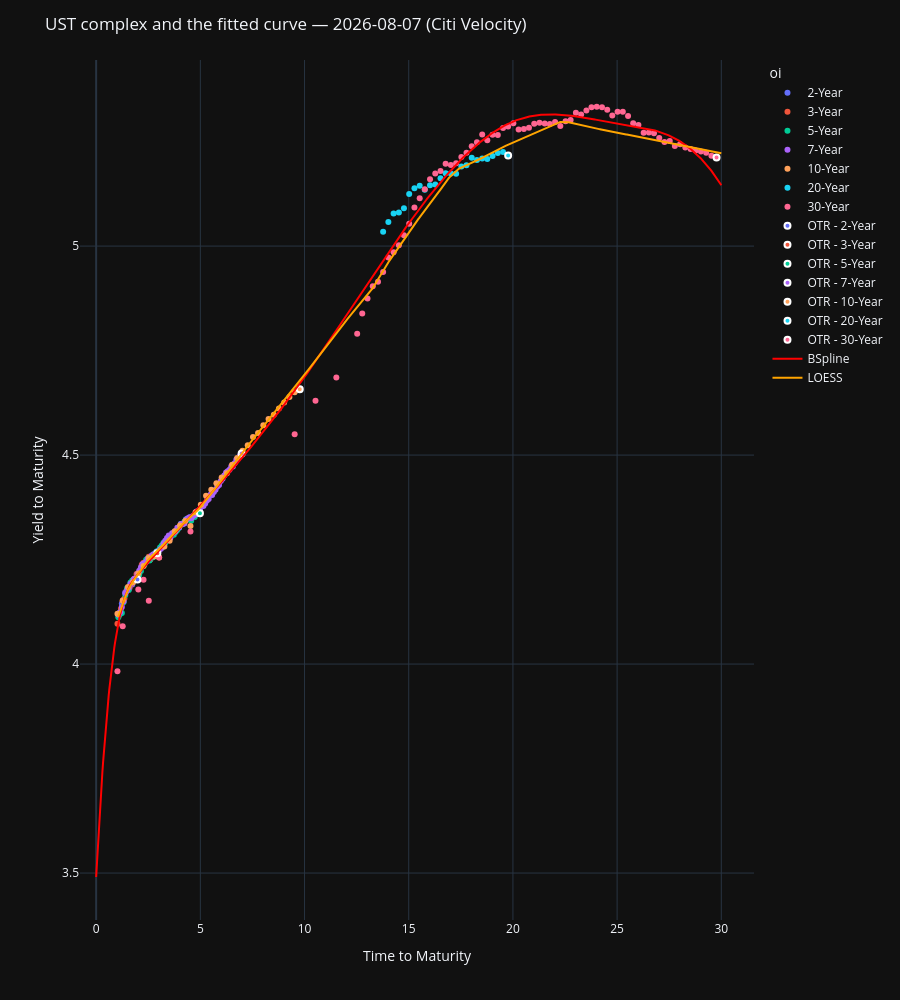

Notebook source saved alongside this figure:
### Markdown cell above
## 1. The curve, and the spline the richness is measured against

**The spline is fitted on Citi Velocity's own yields**, pulled through the CVSNAP path
(`citi_curve_quotes`). Three reasons this is the better input, all measured rather than assumed:

* **It is the vendor's own mark, not a re-derivation.** Citi publishes `YIELD` per ISIN; the
  alternative re-solves a yield from a FedInvest clean price through QuantLib, adding a second
  place for conventions to disagree. Where both work they agree to **0.60bp median, 1.04bp p95**.
* **The FedInvest path is not reliable on recent dates.** Running the previous version of this cell
  unchanged: 2025-06-16, 2025-11-14 and 2026-01-02 give 290/291/292 sane yields out of 290/291/292,
  but **2026-07-10 gives 0 of 295** and **2026-08-07 gives 7 of 295** — medians of 1172 and 1433
  percent. Nothing raises; the spline just fits to noise. (The backtest range ends 2026-01-02 and is
  unaffected, which is why the port's numbers stand.)
* **It runs offline.** No Excel, no add-in, no sign-in — `citi_curve_quotes` resolves from the
  Velocity disk cache. It reads the wire only when the cache is cold.

`citi_curve_quotes` returns `(frame, report)` and the report is worth reading every time: it names
every bond dropped and why, because on this data what fell out is usually the interesting part.

### Code cell
as_of = datetime.date(2026, 8, 7)

ref_df = (
    usts_mdp.get_bond_reference_data(as_of_date=as_of)
    .drop(columns=["record_date"])
    .rename(columns={"label": "ust_label"})
)
ref_df = ref_df[ref_df["ttm"] >= 1]

# Citi's own yields. `exclude_ranks` drops the on-the-runs, matching the backtest universe: their
# specialness in repo is not priced by a GC hurdle, so a rich OTR is not a tradeable richness.
# Note the fit set and the DISPLAY set differ deliberately — the OTRs are plotted, just not fitted.
market_df, snap_report = citi_curve_quotes(
    pd.Timestamp(as_of), ref_df, exclude_ranks=(), values=("YIELD", "PRICE", "DURATION"),
)
fit_df, fit_report = citi_curve_quotes(
    pd.Timestamp(as_of), ref_df, exclude_ranks=(0, 1, 2), values=("YIELD",),
)
market_df = market_df.rename(columns={"yield": "ytm", "duration": "mdur"})

for k, v in fit_report.items():
    print(f"  {k:22s} {v}")

# The spline build from usts_rv.ipynb — same knots, same call, Citi's yields underneath.
ytm_bspline = GeneralCurveInterpolator(x=fit_df["ttm"].to_list(), y=fit_df["yield"].to_list()) \
    .b_spline_with_knots_interpolation(knots=[2, 3, 5, 7, 10, 20, 25], k=3, return_func=True)
ytm_loess = GeneralCurveInterpolator(x=fit_df["ttm"].to_list(), y=fit_df["yield"].to_list()) \
    .loess_interpolation(frac=0.15, it=50, delta=0, return_func=True)

plot_usts(
    curve_set_df=market_df,
    ttm_col="ttm",
    ytm_col="ytm",
    label_col="oi",
    cusip_col="cusip",
    hover_data=[c for c in ("ust_label", "cpn", "rank", "maturity_date", "mdur") if c in market_df.columns],
    splines=[(ytm_bspline, "BSpline", "red"), (ytm_loess, "LOESS", "orange")],
    title=f"UST complex and the fitted curve — {as_of} (Citi Velocity)",
)

### Figure 1 — Plotly figure (JSON) as saved in the notebook; plotly's stock layout.template omitted (floating-point values rounded to 4 significant figures; data arrays with more than 128 entries replaced by an {"elided": "..."} marker saying what was removed)
{"data": [{"customdata": [["T 3 3/8 Nov 27", 3.375, 7, "2027-11-30", 1.255], ["T 3 3/8 Dec 27", 3.375, 6, "2027-12-31", 1.336], ["T 3 3/8 Feb 28", 3.375, 5, "2028-02-29", 1.477], ["T 3 7/8 Mar 28", 3.875, 4, "2028-03-31", 1.55], ["T 4 May 28", 4.0, 2, "2028-05-31", 1.712], ["T 4 1/8 Jun 28", 4.125, 1, "2028-06-30", 1.791], ["T 3 3/4 Apr 28", 3.75, 3, "2028-04-30", 1.634], ["T 3 5/8 Aug 27", 3.625, 10, "2027-08-31", 1.01], ["T 3 1/2 Sep 27", 3.5, 9, "2027-09-30", 1.091], ["T 3 1/2 Oct 27", 3.5, 8, "2027-10-31", 1.173]], "hovertemplate": "plot_group=2-Year<br>ttm=%{x}<br>ytm=%{y}<br>ust_label=%{customdata[0]}<br>cpn=%{customdata[1]}<br>rank=%{customdata[2]}<br>maturity_date=%{customdata[3]}<br>mdur=%{customdata[4]}<extra></extra>", "legendgroup": "2-Year", "marker": {"color": "#636efa", "symbol": "circle"}, "mode": "markers", "name": "2-Year", "orientation": "v", "showlegend": true, "type": "scatter", "x": [1.315, 1.4, 1.564, 1.649, 1.815, 1.897, 1.731, 1.066, 1.148, 1.233], "xaxis": "x", "y": [4.153, 4.172, 4.179, 4.191, 4.203, 4.204, 4.19, 4.12, 4.123, 4.145], "yaxis": "y"}, {"customdata": [["T 3 7/8 Mar 28", 3.875, 16, "2028-03-15", 1.51], ["T 4 1/4 Jan 28", 4.25, 18, "2028-01-15", 1.37], ["T 3 3/4 Apr 28", 3.75, 15, "2028-04-15", 1.592], ["T 3 7/8 Jun 28", 3.875, 13, "2028-06-15", 1.754], ["T 3 3/4 May 28", 3.75, 14, "2028-05-15", 1.674], ["T 3 1/2 Dec 28", 3.5, 7, "2028-12-15", 2.215], ["T 3 1/2 Jan 29", 3.5, 6, "2029-01-15", 2.295], ["T 3 1/2 Nov 28", 3.5, 8, "2028-11-15", 2.133], ["T 3 1/2 Oct 28", 3.5, 9, "2028-10-15", 2.051], ["T 3 3/8 Sep 28", 3.375, 10, "2028-09-15", 1.974], ["T 3 5/8 Aug 28", 3.625, 11, "2028-08-15", 1.886], ["T 3 1/2 Feb 29", 3.5, 5, "2029-02-15", 2.336], ["T 3 1/2 Mar 29", 3.5, 4, "2029-03-15", 2.419], ["T 4 1/8 Jun 29", 4.125, 1, "2029-06-15", 2.643], ["T 3 7/8 May 29", 3.875, 2, "2029-05-15", 2.569], ["T 3 7/8 Apr 29", 3.875, 3, "2029-04-15", 2.487], ["T 3 3/8 Sep 27", 3.375, 22, "2027-09-15", 1.051], ["T 4 1/4 Feb 28", 4.25, 17, "2028-02-15", 1.423], ["T 3 7/8 Jul 28", 3.875, 12, "2028-07-15", 1.834], ["T 4 Dec 27", 4.0, 19, "2027-12-15", 1.291], ["T 3 7/8 Oct 27", 3.875, 21, "2027-10-15", 1.129], ["T 4 1/8 Nov 27", 4.125, 20, "2027-11-15", 1.208], ["T 3 3/4 Aug 27", 3.75, 23, "2027-08-15", 0.9665]], "hovertemplate": "plot_group=3-Year<br>ttm=%{x}<br>ytm=%{y}<br>ust_label=%{customdata[0]}<br>cpn=%{customdata[1]}<br>rank=%{customdata[2]}<br>maturity_date=%{customdata[3]}<br>mdur=%{customdata[4]}<extra></extra>", "legendgroup": "3-Year", "marker": {"color": "#EF553B", "symbol": "circle"}, "mode": "markers", "name": "3-Year", "orientation": "v", "showlegend": true, "type": "scatter", "x": [1.605, 1.441, 1.69, 1.856, 1.772, 2.356, 2.441, 2.274, 2.19, 2.108, 2.023, 2.526, 2.603, 2.855, 2.77, 2.688, 1.107, 1.526, 1.938, 1.356, 1.189, 1.274, 1.022], "xaxis": "x", "y": [4.182, 4.173, 4.191, 4.205, 4.201, 4.243, 4.25, 4.242, 4.238, 4.223, 4.217, 4.257, 4.25, 4.265, 4.259, 4.26, 4.117, 4.18, 4.215, 4.157, 4.132, 4.151, 4.097], "yaxis": "y"}, {"customdata": {"elided": "46x5 mixed values"}, "hovertemplate": "plot_group=5-Year<br>ttm=%{x}<br>ytm=%{y}<br>ust_label=%{customdata[0]}<br>cpn=%{customdata[1]}<br>rank=%{customdata[2]}<br>maturity_date=%{customdata[3]}<br>mdur=%{customdata[4]}<extra></extra>", "legendgroup": "5-Year", "marker": {"color": "#00cc96", "symbol": "circle"}, "mode": "markers", "name": "5-Year", "orientation": "v", "showlegend": true, "type": "scatter", "x": [2.315, 2.067, 1.982, 3.814, 4.233, 4.485, 2.149, 2.485, 2.4, 4.315, 4.066, 3.981, 3.485, 3.066, 3.148, 3.233, 3.315, 3.4, 2.896, 2.814, 2.981, 2.562, 4.4, 4.647, 4.562, 1.897, 1.815, 1.649, 2.233, 3.896, 3.647, 3.729, 4.148, 4.729, 4.814, 1.148, 4.896, 2.729, 2.647, 1.731, 1.485, 1.564, 1.4, 1.315, 1.233, 1.066], "xaxis": "x", "y": [4.238, 4.214, 4.206, 4.316, 4.341, 4.351, 4.222, 4.253, 4.25, 4.346, 4.335, 4.326, 4.302, 4.279, 4.283, 4.29, 4.29, 4.297, 4.269, 4.265, 4.272, 4.248, 4.346, 4.353, 4.343, 4.204, 4.2, 4.195, 4.233, 4.321, 4.309, 4.309, 4.335, 4.352, 4.359, 4.12, 4.361, 4.256, 4.255, 4.2, 4.181, 4.177, 4.165, 4.148, 4.122, 4.112], "yaxis": "y"}, {"customdata": {"elided": "71x5 mixed values"}, "hovertemplate": "plot_group=7-Year<br>ttm=%{x}<br>ytm=%{y}<br>ust_label=%{customdata[0]}<br>cpn=%{customdata[1]}<br>rank=%{customdata[2]}<br>maturity_date=%{customdata[3]}<br>mdur=%{customdata[4]}<extra></extra>", "legendgroup": "7-Year", "marker": {"color": "#ab63fa", "symbol": "circle"}, "mode": "markers", "name": "7-Year", "orientation": "v", "showlegend": true, "type": "scatter", "x": [1.731, 1.649, 4.647, 4.4, 3.233, 3.4, 2.981, 3.148, 3.896, 4.066, 3.315, 3.066, 1.897, 2.4, 4.729, 4.562, 4.233, 4.485, 3.729, 3.647, 4.315, 4.148, 2.729, 3.814, 2.896, 2.647, 3.981, 3.562, 5.315, 5.4, 6.647, 6.562, 1.485, 1.564, 1.815, 2.067, 1.4, 1.315, 2.233, 2.562, 2.485, 1.982, 2.149, 2.315, 2.814, 3.485, 6.067, 6.149, 1.148, 1.066, 6.315, 6.233, 6.4, 6.485, 1.233, 5.897, 5.731, 5.815, 6.896, 5.148, 5.485, 5.066, 4.981, 5.233, 5.982, 5.649, 5.564, 6.729, 6.814, 4.814, 4.896], "xaxis": "x", "y": [4.196, 4.192, 4.354, 4.349, 4.288, 4.302, 4.269, 4.278, 4.326, 4.335, 4.295, 4.274, 4.205, 4.245, 4.357, 4.349, 4.336, 4.351, 4.314, 4.313, 4.345, 4.335, 4.262, 4.318, 4.268, 4.258, 4.327, 4.302, 4.391, 4.395, 4.481, 4.473, 4.176, 4.183, 4.204, 4.223, 4.17, 4.149, 4.239, 4.253, 4.253, 4.215, 4.232, 4.241, 4.259, 4.307, 4.444, 4.451, 4.124, 4.118, 4.461, 4.458, 4.465, 4.473, 4.137, 4.429, 4.417, 4.425, 4.498, 4.378, 4.405, 4.378, 4.37, 4.384, 4.438, 4.412, 4.405, 4.489, 4.491, 4.365, 4.366], "yaxis": "y"}, {"customdata": {"elided": "35x5 mixed values"}, "hovertemplate": "plot_group=10-Year<br>ttm=%{x}<br>ytm=%{y}<br>ust_label=%{customdata[0]}<br>cpn=%{customdata[1]}<br>rank=%{customdata[2]}<br>maturity_date=%{customdata[3]}<br>mdur=%{customdata[4]}<extra></extra>", "legendgroup": "10-Year", "marker": {"color": "#FFA15A", "symbol": "circle"}, "mode": "markers", "name": "10-Year", "orientation": "v", "showlegend": true, "type": "scatter", "x": [1.022, 1.526, 9.022, 9.274, 9.526, 2.526, 4.526, 4.274, 3.77, 4.022, 2.77, 3.022, 3.274, 3.526, 1.772, 2.023, 2.274, 8.526, 7.274, 7.526, 8.77, 5.274, 5.022, 4.77, 7.77, 8.022, 8.274, 6.526, 6.77, 7.022, 6.023, 5.526, 5.772, 6.274, 1.274], "xaxis": "x", "y": [4.121, 4.184, 4.626, 4.639, 4.65, 4.253, 4.33, 4.342, 4.317, 4.332, 4.257, 4.255, 4.281, 4.295, 4.195, 4.216, 4.235, 4.597, 4.524, 4.543, 4.612, 4.403, 4.381, 4.363, 4.553, 4.571, 4.586, 4.477, 4.493, 4.511, 4.447, 4.417, 4.432, 4.457, 4.152], "yaxis": "y"}, {"customdata": [["T 1 1/8 May 40", 1.125, 24, "2040-05-15", 12.07], ["T 1 1/8 Aug 40", 1.125, 23, "2040-08-15", 12.2], ["T 4 1/2 Feb 44", 4.5, 9, "2044-02-15", 11.47], ["T 4 5/8 May 44", 4.625, 8, "2044-05-15", 11.65], ["T 3 7/8 May 43", 3.875, 12, "2043-05-15", 11.65], ["T 3 7/8 Feb 43", 3.875, 13, "2043-02-15", 11.41], ["T 4 3/8 Aug 43", 4.375, 11, "2043-08-15", 11.34], ["T 4 3/4 Nov 43", 4.75, 10, "2043-11-15", 11.39], ["T 1 3/8 Nov 40", 1.375, 22, "2040-11-15", 12.19], ["T 1 3/4 Aug 41", 1.75, 19, "2041-08-15", 12.24], ["T 1 7/8 Feb 41", 1.875, 21, "2041-02-15", 11.82], ["T 2 1/4 May 41", 2.25, 20, "2041-05-15", 11.75], ["T 2 Nov 41", 2.0, 18, "2041-11-15", 12.25], ["T 2 3/8 Feb 42", 2.375, 17, "2042-02-15", 11.97], ["T 3 1/4 May 42", 3.25, 16, "2042-05-15", 11.57], ["T 3 3/8 Aug 42", 3.375, 15, "2042-08-15", 11.49], ["T 4 1/8 Aug 44", 4.125, 7, "2044-08-15", 11.88], ["T 4 7/8 Aug 45", 4.875, 3, "2045-08-15", 11.85], ["T 4 3/4 Feb 45", 4.75, 5, "2045-02-15", 11.73], ["T 5 May 45", 5.0, 4, "2045-05-15", 11.84], ["T 4 5/8 Nov 45", 4.625, 2, "2045-11-15", 12.22], ["T 4 5/8 Feb 46", 4.625, 1, "2046-02-15", 12.16], ["T 4 Nov 42", 4.0, 14, "2042-11-15", 11.36], ["T 4 5/8 Nov 44", 4.625, 6, "2044-11-15", 11.84]], "hovertemplate": "plot_group=20-Year<br>ttm=%{x}<br>ytm=%{y}<br>ust_label=%{customdata[0]}<br>cpn=%{customdata[1]}<br>rank=%{customdata[2]}<br>maturity_date=%{customdata[3]}<br>mdur=%{customdata[4]}<extra></extra>", "legendgroup": "20-Year", "marker": {"color": "#19d3f3", "symbol": "circle"}, "mode": "markers", "name": "20-Year", "orientation": "v", "showlegend": true, "type": "scatter", "x": [13.77, 14.02, 17.53, 17.77, 16.77, 16.53, 17.02, 17.27, 14.27, 15.02, 14.53, 14.77, 15.27, 15.53, 15.77, 16.02, 18.02, 19.02, 18.53, 18.77, 19.27, 19.53, 16.27, 18.27], "xaxis": "x", "y": [5.034, 5.058, 5.19, 5.194, 5.174, 5.163, 5.174, 5.173, 5.078, 5.125, 5.08, 5.091, 5.138, 5.144, 5.135, 5.146, 5.212, 5.216, 5.21, 5.209, 5.223, 5.225, 5.147, 5.206], "yaxis": "y"}, {"customdata": {"elided": "79x5 mixed values"}, "hovertemplate": "plot_group=30-Year<br>ttm=%{x}<br>ytm=%{y}<br>ust_label=%{customdata[0]}<br>cpn=%{customdata[1]}<br>rank=%{customdata[2]}<br>maturity_date=%{customdata[3]}<br>mdur=%{customdata[4]}<extra></extra>", "legendgroup": "30-Year", "marker": {"color": "#FF6692", "symbol": "circle"}, "mode": "markers", "name": "30-Year", "orientation": "v", "showlegend": true, "type": "scatter", "x": [24.53, 28.27, 28.02, 27.27, 27.02, 27.77, 27.53, 11.53, 12.53, 12.77, 13.02, 13.27, 13.53, 13.77, 14.02, 28.53, 2.274, 2.526, 3.022, 1.274, 4.526, 24.77, 10.53, 14.53, 14.77, 15.27, 15.02, 16.02, 9.526, 15.77, 15.53, 26.27, 26.02, 25.77, 25.53, 25.27, 25.02, 26.77, 26.53, 16.53, 16.77, 17.27, 17.02, 18.02, 14.27, 17.77, 17.53, 19.53, 19.77, 20.27, 20.02, 19.02, 19.27, 18.77, 16.27, 18.53, 18.27, 24.27, 24.02, 23.77, 23.53, 23.27, 23.02, 22.77, 22.53, 22.27, 22.02, 21.77, 21.53, 21.27, 21.02, 20.77, 20.53, 2.023, 28.77, 29.02, 29.27, 29.53, 1.022], "xaxis": "x", "y": [5.326, 5.236, 5.243, 5.249, 5.259, 5.239, 5.252, 4.686, 4.79, 4.838, 4.875, 4.904, 4.915, 4.938, 4.973, 5.232, 4.202, 4.151, 4.255, 4.09, 4.317, 5.312, 4.63, 5.002, 5.026, 5.092, 5.054, 5.16, 4.55, 5.136, 5.114, 5.271, 5.29, 5.294, 5.311, 5.322, 5.322, 5.27, 5.272, 5.179, 5.197, 5.198, 5.194, 5.239, 4.985, 5.223, 5.213, 5.282, 5.286, 5.279, 5.294, 5.266, 5.266, 5.253, 5.174, 5.267, 5.249, 5.332, 5.333, 5.332, 5.324, 5.315, 5.319, 5.302, 5.298, 5.288, 5.297, 5.292, 5.293, 5.295, 5.293, 5.283, 5.28, 4.178, 5.229, 5.226, 5.224, 5.216, 3.983], "yaxis": "y"}, {"customdata": [["T 4 1/4 Jul 28", 4.25, 0, "2028-07-31", 1.872]], "hovertemplate": "oi=OTR - 2-Year<br>ttm=%{x}<br>ytm=%{y}<br>ust_label=%{customdata[0]}<br>cpn=%{customdata[1]}<br>rank=%{customdata[2]}<br>maturity_date=%{customdata[3]}<br>mdur=%{customdata[4]}<extra></extra>", "legendgroup": "OTR - 2-Year", "marker": {"color": "#636efa", "line": {"color": "white", "width": 2}, "symbol": "circle"}, "mode": "markers", "name": "OTR - 2-Year", "orientation": "v", "showlegend": true, "type": "scatter", "x": [1.982], "xaxis": "x", "y": [4.203], "yaxis": "y"}, {"customdata": [["T 4 1/8 Jul 29", 4.125, 0, "2029-07-15", 2.723]], "hovertemplate": "oi=OTR - 3-Year<br>ttm=%{x}<br>ytm=%{y}<br>ust_label=%{customdata[0]}<br>cpn=%{customdata[1]}<br>rank=%{customdata[2]}<br>maturity_date=%{customdata[3]}<br>mdur=%{customdata[4]}<extra></extra>", "legendgroup": "OTR - 3-Year", "marker": {"color": "#EF553B", "line": {"color": "white", "width": 2}, "symbol": "circle"}, "mode": "markers", "name": "OTR - 3-Year", "orientation": "v", "showlegend": true, "type": "scatter", "x": [2.937], "xaxis": "x", "y": [4.265], "yaxis": "y"}, {"customdata": [["T 4 3/8 Jul 31", 4.375, 0, "2031-07-31", 4.421]], "hovertemplate": "oi=OTR - 5-Year<br>ttm=%{x}<br>ytm=%{y}<br>ust_label=%{customdata[0]}<br>cpn=%{customdata[1]}<br>rank=%{customdata[2]}<br>maturity_date=%{customdata[3]}<br>mdur=%{customdata[4]}<extra></extra>", "legendgroup": "OTR - 5-Year", "marker": {"color": "#00cc96", "line": {"color": "white", "width": 2}, "symbol": "circle"}, "mode": "markers", "name": "OTR - 5-Year", "orientation": "v", "showlegend": true, "type": "scatter", "x": [4.981], "xaxis": "x", "y": [4.361], "yaxis": "y"}, {"customdata": [["T 4 3/8 Jul 33", 4.375, 0, "2033-07-31", 5.94]], "hovertemplate": "oi=OTR - 7-Year<br>ttm=%{x}<br>ytm=%{y}<br>ust_label=%{customdata[0]}<br>cpn=%{customdata[1]}<br>rank=%{customdata[2]}<br>maturity_date=%{customdata[3]}<br>mdur=%{customdata[4]}<extra></extra>", "legendgroup": "OTR - 7-Year", "marker": {"color": "#ab63fa", "line": {"color": "white", "width": 2}, "symbol": "circle"}, "mode": "markers", "name": "OTR - 7-Year", "orientation": "v", "showlegend": true, "type": "scatter", "x": [6.981], "xaxis": "x", "y": [4.504], "yaxis": "y"}, {"customdata": [["T 4 3/8 May 36", 4.375, 0, "2036-05-15", 7.764]], "hovertemplate": "oi=OTR - 10-Year<br>ttm=%{x}<br>ytm=%{y}<br>ust_label=%{customdata[0]}<br>cpn=%{customdata[1]}<br>rank=%{customdata[2]}<br>maturity_date=%{customdata[3]}<br>mdur=%{customdata[4]}<extra></extra>", "legendgroup": "OTR - 10-Year", "marker": {"color": "#FFA15A", "line": {"color": "white", "width": 2}, "symbol": "circle"}, "mode": "markers", "name": "OTR - 10-Year", "orientation": "v", "showlegend": true, "type": "scatter", "x": [9.772], "xaxis": "x", "y": [4.658], "yaxis": "y"}, {"customdata": [["T 5 May 46", 5.0, 0, "2046-05-15", 12.2]], "hovertemplate": "oi=OTR - 20-Year<br>ttm=%{x}<br>ytm=%{y}<br>ust_label=%{customdata[0]}<br>cpn=%{customdata[1]}<br>rank=%{customdata[2]}<br>maturity_date=%{customdata[3]}<br>mdur=%{customdata[4]}<extra></extra>", "legendgroup": "OTR - 20-Year", "marker": {"color": "#19d3f3", "line": {"color": "white", "width": 2}, "symbol": "circle"}, "mode": "markers", "name": "OTR - 20-Year", "orientation": "v", "showlegend": true, "type": "scatter", "x": [19.77], "xaxis": "x", "y": [5.217], "yaxis": "y"}, {"customdata": [["T 5 May 56", 5.0, 0, "2056-05-15", 14.98]], "hovertemplate": "oi=OTR - 30-Year<br>ttm=%{x}<br>ytm=%{y}<br>ust_label=%{customdata[0]}<br>cpn=%{customdata[1]}<br>rank=%{customdata[2]}<br>maturity_date=%{customdata[3]}<br>mdur=%{customdata[4]}<extra></extra>", "legendgroup": "OTR - 30-Year", "marker": {"color": "#FF6692", "line": {"color": "white", "width": 2}, "symbol": "circle"}, "mode": "markers", "name": "OTR - 30-Year", "orientation": "v", "showlegend": true, "type": "scatter", "x": [29.77], "xaxis": "x", "y": [5.212], "yaxis": "y"}, {"marker": {"color": "red"}, "mode": "lines", "name": "BSpline", "type": "scatter", "x": {"elided": "1000 float values"}, "y": {"elided": "1000 float values"}}, {"marker": {"color": "orange"}, "mode": "lines", "name": "LOESS", "type": "scatter", "x": {"elided": "1000 float values"}, "y": {"elided": "1000 float values"}}], "layout": {"coloraxis": {"showscale": false}, "height": 1000, "legend": {"title": {"text": "oi"}, "tracegroupgap": 0}, "margin": {"t": 60}, "newshape": {"line": {"color": "red"}}, "showlegend": true, "title": {"text": "UST complex and the fitted curve — 2026-08-07 (Citi Velocity)"}, "xaxis": {"anchor": "y", "domain": [0.0, 1.0], "showspikes": true, "spikecolor": "white", "spikemode": "across", "spikesnap": "cursor", "title": {"text": "Time to Maturity"}}, "yaxis": {"anchor": "x", "domain": [0.0, 1.0], "showspikes": true, "spikecolor": "white", "spikesnap": "cursor", "spikethickness": 0.5, "title": {"text": "Yield to Maturity"}}}}
